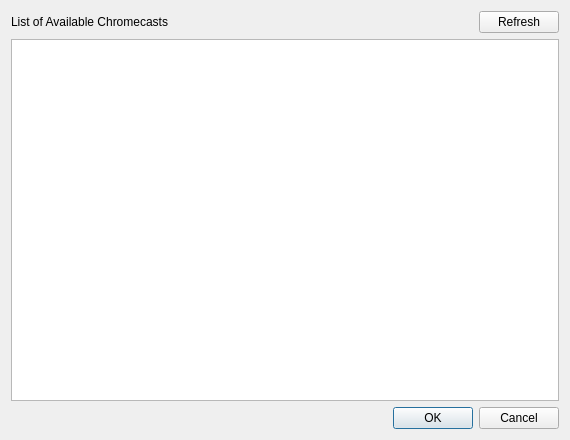
<?xml version="1.0" encoding="UTF-8"?>
<ui version="4.0">
 <class>chromecastWidget</class>
 <widget class="QWidget" name="chromecastWidget">
  <property name="geometry">
   <rect>
    <x>0</x>
    <y>0</y>
    <width>570</width>
    <height>440</height>
   </rect>
  </property>
  <property name="windowTitle">
   <string>Chromecast Output</string>
  </property>
  <layout class="QVBoxLayout" name="verticalLayout_2">
   <item>
    <layout class="QHBoxLayout" name="horizontalLayout">
     <item>
      <widget class="QLabel" name="label">
       <property name="text">
        <string>List of Available Chromecasts</string>
       </property>
      </widget>
     </item>
     <item>
      <widget class="QPushButton" name="refreshButton">
       <property name="sizePolicy">
        <sizepolicy hsizetype="Maximum" vsizetype="Fixed">
         <horstretch>0</horstretch>
         <verstretch>0</verstretch>
        </sizepolicy>
       </property>
       <property name="text">
        <string>Refresh</string>
       </property>
      </widget>
     </item>
    </layout>
   </item>
   <item>
    <widget class="QListWidget" name="receiversListWidget">
     <property name="sizePolicy">
      <sizepolicy hsizetype="Expanding" vsizetype="Expanding">
       <horstretch>0</horstretch>
       <verstretch>1</verstretch>
      </sizepolicy>
     </property>
    </widget>
   </item>
   <item>
    <widget class="QDialogButtonBox" name="buttonBox">
     <property name="sizePolicy">
      <sizepolicy hsizetype="Expanding" vsizetype="Expanding">
       <horstretch>0</horstretch>
       <verstretch>0</verstretch>
      </sizepolicy>
     </property>
     <property name="orientation">
      <enum>Qt::Horizontal</enum>
     </property>
     <property name="standardButtons">
      <set>QDialogButtonBox::Cancel|QDialogButtonBox::Ok</set>
     </property>
    </widget>
   </item>
  </layout>
 </widget>
 <resources/>
 <connections/>
</ui>
